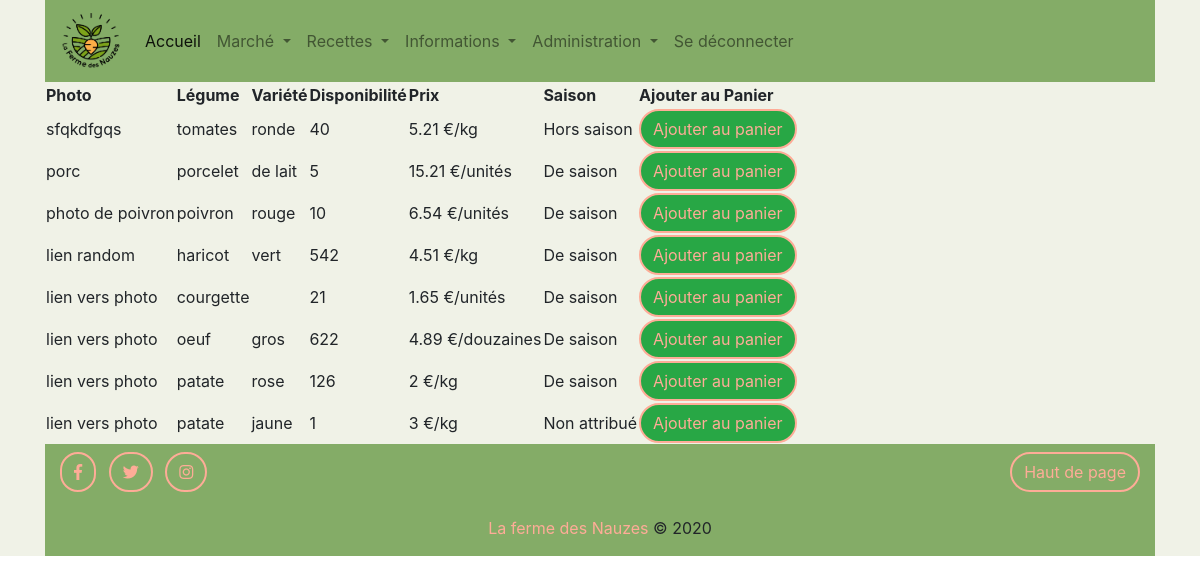
Page /marche/panier (signed in) on the committed database.
### tables this page shows
CREATE TABLE IF NOT EXISTS `produit` (
  `ID` int(11) NOT NULL AUTO_INCREMENT,
  `nom` varchar(255) NOT NULL,
  `variete` varchar(255) NOT NULL,
  `photo` varchar(255) NOT NULL,
  `prix` float NOT NULL,
  `mod_prix` int(11) NOT NULL,
  `quantite` int(11) NOT NULL,
  `saison` int(50) NOT NULL,
  PRIMARY KEY (`ID`)
);

### index.php (called while the page is built, shortened)
<?php
$routeur = new Routeur();
$routeur->routerRequete();

### Modele/Produit.php (called while the page is built, shortened)
<?php
class Produit extends Modele
{
    public function getProducts()
    {
        $sql = 'SELECT ID as id, nom as nom, variete as variete, photo as photo, prix as prix, mod_prix as mod_prix, quantite as quantite, saison as saison from produit order by ID desc';
        $product = $this->executerRequete($sql);
        return $product->fetchAll();
    }
}

### Modele/Modele.php (called while the page is built, shortened)
<?php
abstract class Modele
{
    private $bdd;
    protected function executerRequete ($sql,$parametres = null)
    {
        if ($parametres == null)
        {
            $resultat = $this->getBdd()->query($sql);
        }
        else
        {
            $resultat = $this->getBdd()->prepare($sql);
            $resultat->execute($parametres);
        }
        return $resultat;
    }
    private function getBdd()
    {
        if ($this->bdd == null)
        {
            $this->bdd = new PDO('mysql:host=localhost;dbname=bdd_lfdn;charset=utf8','root','',array(PDO::ATTR_ERRMODE => PDO::ERRMODE_EXCEPTION, PDO::ATTR_DEFAULT_FETCH_MODE => PDO::FETCH_ASSOC));
        }
        return $this->bdd;
    }
}

### Vue/vuePanier.php (the view, shortened to what this page needs)
<table data-toggle="table" data-search="true" data-show-columns="true">
    <thead>
        <tr>
            <th>Photo</th>
            <th data-sortable="true">Légume</th>
            <th>Variété</th>
            <th data-sortable="true">Disponibilité</th>
            <th data-sortable="true">Prix</th>
            <th>Saison</th>
            <th>Ajouter au Panier</th>
        </tr>
    </thead>
    <tbody>
        <?php foreach ($products as $product):?>
        <tr>
            <td><?= $product['photo'] ?></td>
            <td><?= $product['nom'] ?></td>
            <td><?= $product['variete'] ?></td>
            <td><?= $product['quantite'] ?></td>
            <td><?= $product['prix'] ?>
            <?php
            if ($product['mod_prix'] == 0)
            {
                echo ('€/kg');
            }
            if ($product['mod_prix'] == 1)
            {
                echo ('€/unités');
            }
            if ($product['mod_prix'] == 2)
            {
                echo ('€/douzaines');
            }
            ?></td>
            <td>
            <?php
            if ($product['saison'] == 0)
            {
                echo ('Non attribué');
            }
            if ($product['saison'] == 1)
            {
                echo ('De saison');
            }
            if ($product['saison'] == 2)
            {
                echo ('Hors saison');
            }
            ?></td>
            <td><button class="btn btn-success" data-toggle="modal" data-target="#produitModal"
                data-id='<?= $product['id'] ?>'
                data-photo='<?= $product['photo'] ?>'
                data-nom='<?= $product['nom'] ?>'
                data-variete='<?= $product['variete'] ?>'
                data-quantite='<?= $product['quantite'] ?>'
                data-prix='<?= $product['prix'] ?>'
                data-mod-prix='<?= $product['mod_prix'] ?>'
                data-saison='<?= $product['saison'] ?>'
                >Ajouter au panier</button>
            </td>
        </tr>
        <?php endforeach; ?>
    </tbody>
</table>

### Assets/style.css (style rules this page uses)
.btn { border:2px solid #FEAC97; border-radius: 1.5rem; color: #FEAC97; }

### rows in the picture
produit: photo "sfqkdfgqs", nom "tomates", variete "ronde", quantite "40", prix "5.21", mod_prix "€/kg", saison "Hors saison"
produit: photo "porc", nom "porcelet", variete "de lait", quantite "5", prix "15.21", mod_prix "€/unités", saison "De saison"
produit: photo "photo de poivron", nom "poivron", variete "rouge", quantite "10", prix "6.54", mod_prix "€/unités", saison "De saison"
produit: photo "lien random", nom "haricot", variete "vert", quantite "542", prix "4.51", mod_prix "€/kg", saison "De saison"
produit: photo "lien vers photo", nom "courgette", quantite "21", prix "1.65", mod_prix "€/unités", saison "De saison"
produit: photo "lien vers photo", nom "oeuf", variete "gros", quantite "622", prix "4.89", mod_prix "€/douzaines", saison "De saison"
produit: photo "lien vers photo", nom "patate", variete "rose", quantite "126", prix "2", mod_prix "€/kg", saison "De saison"
produit: photo "lien vers photo", nom "patate", variete "jaune", quantite "1", prix "3", mod_prix "€/kg", saison "Non attribué"
